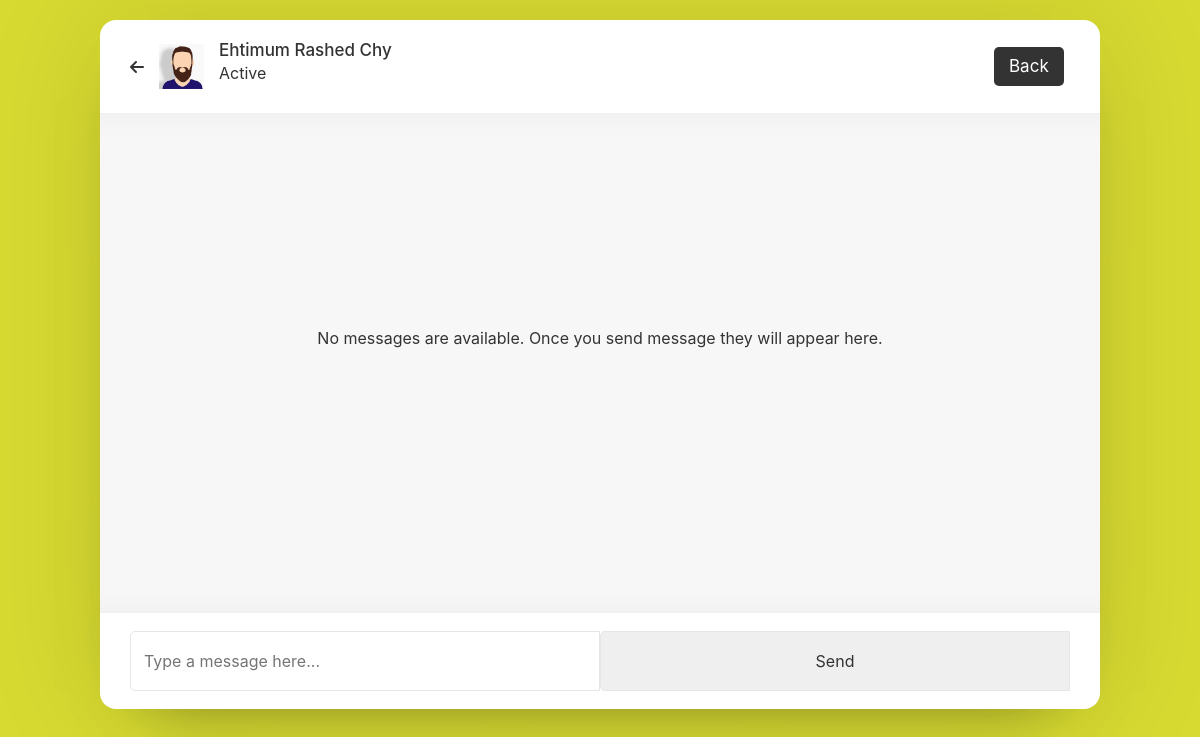
Page /chat/chatbox.php?user_id=3 (signed in) on the committed database.
### tables this page shows
CREATE TABLE `users` (
  `fname` varchar(150) DEFAULT NULL,
  `lname` varchar(150) DEFAULT NULL,
  `uname` varchar(150) DEFAULT NULL,
  `email` varchar(150) DEFAULT NULL,
  `phone` varchar(150) DEFAULT NULL,
  `job` varchar(150) DEFAULT NULL,
  `about` varchar(500) DEFAULT NULL,
  `pass` varchar(150) DEFAULT NULL,
  `id` int(11) NOT NULL,
  `verified` varchar(20) DEFAULT NULL,
  `flag` int(11) DEFAULT 0,
  `content_count` int(11) DEFAULT 0,
  `pro_pic` varchar(500) DEFAULT NULL,
  `temp_id` varchar(50) DEFAULT NULL,
  `date_of_birth` varchar(100) DEFAULT NULL,
  `religion` varchar(100) DEFAULT NULL,
  `language` varchar(100) DEFAULT NULL,
  `relation` varchar(100) DEFAULT NULL,
  `blood` varchar(100) DEFAULT NULL,
  `nation` varchar(100) DEFAULT NULL,
  `address` varchar(100) DEFAULT NULL,
  `gender` varchar(50) DEFAULT NULL,
  `politics` varchar(50) DEFAULT NULL,
  `sports` varchar(400) DEFAULT NULL,
  `hobby` varchar(400) DEFAULT NULL,
  `temp_id2` varchar(50) DEFAULT NULL,
  `status` varchar(50) DEFAULT NULL,
  `s_verified` varchar(50) DEFAULT NULL
);

### chat/chatbox.php (the view, shortened to what this page needs)
<?php
class startchat
{
    function beging_chat()
    {
        include('../include/connection.php');
        $user_id = mysqli_real_escape_string($con, $_GET['user_id']);
        $sql = mysqli_query($con, "SELECT * FROM users WHERE id = {$user_id}");
        if (mysqli_num_rows($sql) > 0) {
            $row = mysqli_fetch_assoc($sql);
            $this->name = $row['fname'] . " " . $row['lname'];
            $this->status = $row['status'];
            if ($row['pro_pic'] != NULL) {
                $cheakpic = $row['pro_pic'];
            } else {
                $cheakpic = 'default.jpg';
            }
            $this->pic = $cheakpic;
        } else {
        }
    }
}
$st_chat = new startchat();
$st_chat->beging_chat();
include('chatbackend.php');
?>
<!DOCTYPE html>
<html lang="en">
<head>
    <link rel="stylesheet" href="assets/fontawesome/css/all.css">
    <link rel="stylesheet" href="assets/bootstrap/css/bootstrap.min.css">
    <link rel="stylesheet" href="css/style.css?v=<?php echo time(); ?>">
    <link rel="stylesheet" href="https://maxcdn.bootstrapcdn.com/bootstrap/3.4.1/css/bootstrap.min.css">
    <link rel="stylesheet" href="https://maxcdn.bootstrapcdn.com/bootstrap/3.4.1/css/bootstrap.min.css">
</head>
<body style="<?php $color; ?>">
    <div class="wrapper">
        <section class="chat-area">
            <header>
                <a href="users.php" class="back-icon"><i class="fas fa-arrow-left"></i></a>
                <div class="content">
                    <img src="../ext-files/user/<?php echo $st_chat->pic; ?>" alt="">
                    <div class="details">
                        <span><?php echo $st_chat->name; ?></span>
                        <p><?php echo $st_chat->status; ?></p>
                    </div>
                </div>
                <a href="chat.php" class="logout">Back</a>
            </header>
            <div id="refresh">
                <div style="display: flex; flex-direction: column-reverse;" class="chat-box" id=out>
                    <?php echo $chatback->out; ?>
                </div>
            </div>
            <form action="chatback2.php" class="typing-area" method="GET">
                <input type="text" name="message" class="input-field" placeholder="Type a message here..." autocomplete="off">
                <input type="submit" name="send_msg" value="Send">
            </form>
        </section>
    </div>
</body>
</html>

### css/style.css (style rules this page uses)
:root { --transition-speed: 600ms; }
* { scrollbar-width: thin; scrollbar-color: #3d3f28 #faffaf; }
span { display: inline-block; width: 100%; max-height: 300px; -webkit-line-clamp: 2; display: -webkit-box; -webkit-box-orient: vertical; overflow: hidden; text-overflow: ellipsis; }

### chat/chatbox.php (style rules this page uses)
* { box-sizing: border-box; font-family: -apple-system, BlinkMacSystemFont, "segoe ui", roboto, oxygen, ubuntu, cantarell, "fira sans", "droid sans", "helvetica neue", Arial, sans-serif; font-size: 16px; -webkit-font-smoothing: antialiased; -moz-osx-font-smoothing: grayscale; }
body { display: flex; align-items: center; justify-content: center; min-height: 100vh; background-color: #d7da31; padding: 0 10px; }
.wrapper { background: #fff; max-width: 1000px; max-height: 700px; width: 100%; height: 100%; border-radius: 16px; box-shadow: 0 0 128px 0 rgba(0, 0, 0, 0.1), 0 32px 64px -48px rgba(0, 0, 0, 0.5); margin: 100px auto; margin-top: 20px; }
.chat-area header { display: flex; align-items: center; padding: 18px 30px; }
.chat-area header .back-icon { color: #333; font-size: 18px; }
.chat-area header .content { display: flex; align-items: center; width: 850px; }
.chat-area header img { height: 45px; width: 45px; margin: 0 15px; }
.chat-area header .details span { font-size: 17px; font-weight: 500; }
.chat-area header .logout { display: block; background: #333; color: #fff; outline: none; border: none; padding: 7px 15px; align-content: flex-end; text-decoration: none; border-radius: 5px; font-size: 17px; }
.chat-box { position: relative; min-height: 500px; max-height: 500px; overflow-y: auto; padding: 10px 30px 20px 30px; background: #f7f7f7; box-shadow: inset 0 32px 32px -32px rgb(0 0 0 / 5%), inset 0 -32px 32px -32px rgb(0 0 0 / 5%); }
.typing-area { padding: 18px 30px; display: flex; justify-content: center; }
.typing-area input { height: 60px; width: 800px; font-size: 16px; padding: 0 13px; border: 1px solid #e6e6e6; outline: none; border-radius: 5px 0 0 5px; }

### rows in the picture
users: pro_pic (picture), fname+lname "Ehtimum Rashed Chy", status "Active"
